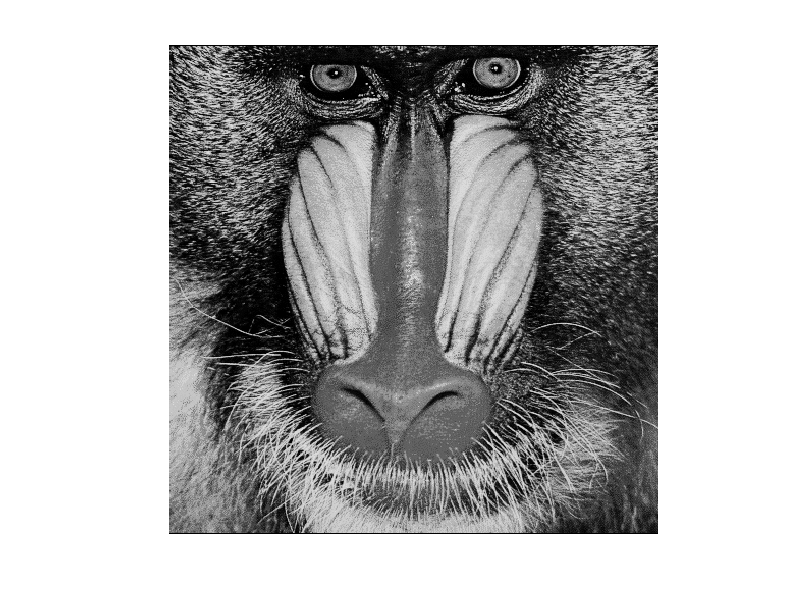
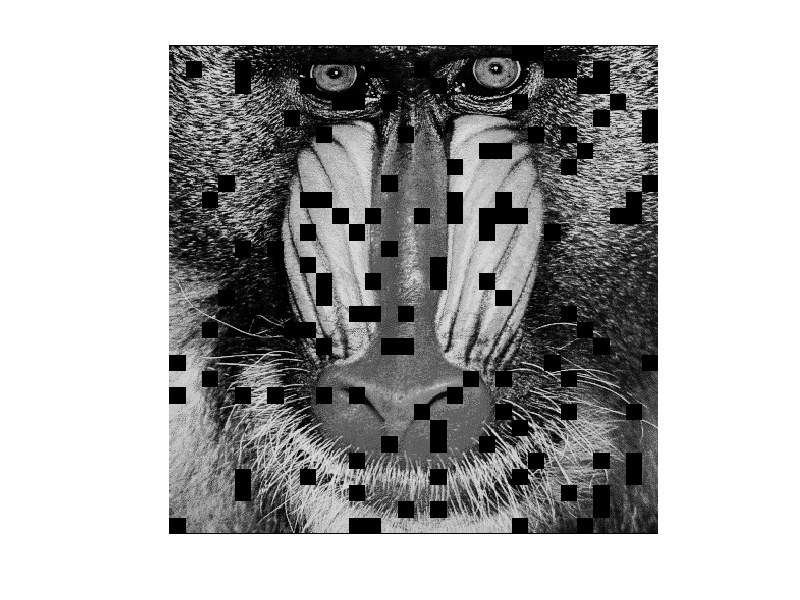
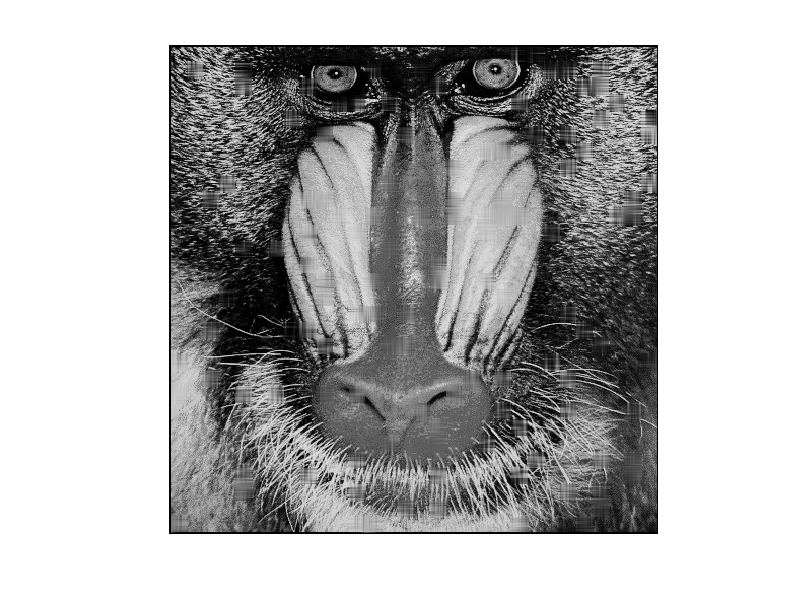

Write the MATLAB code that produced these figures, in order.
load('mandrills.mat');
figure(1)
imshow(mandrill)
figure(2)
imshow(mandrill_damaged);
mandrill_damaged=double(mandrill_damaged);
mbsize=16;
[w,h]=size(mandrill_damaged);

A=w/16;
B=h/16;

pad_mandrill=padarray(mandrill_damaged,[1,1],0,'both');
%imshow(pad_mandrill);
pad_orgmandrill=padarray(mandrill,[1,1],0,'both');
for j=1:A
    for i=1:B
        if sum(sum(pad_mandrill([mbsize*(j-1)+2:mbsize*j+1],[mbsize*(i-1)+2:mbsize*i+1])))==0
            
            mbl=pad_mandrill(mbsize*(j-1)+2:mbsize*j+1,mbsize*(i-1)+1);
            mbr=pad_mandrill(mbsize*(j-1)+2:mbsize*j+1,mbsize*i+2);
            
            mbt=pad_mandrill(mbsize*(j-1)+1,mbsize*(i-1)+2:mbsize*i+1);
            mbb=pad_mandrill(mbsize*(j)+2,mbsize*(i-1)+2:mbsize*i+1);
            
            for m=1:mbsize
                for n=1:mbsize
                    dl=n;dt=m;dr=mbsize-n+1;db=mbsize-m+1;
                    if sum(mbl)==0
                        dr=0;
                    end
                    if sum(mbr)==0
                        dl=0;
                    end
                    if sum(mbt)==0
                        db=0;
                    end
                    if sum(mbb)==0
                        dt=0;
                    end
                    pad_mandrill(mbsize*(j-1)+1+m,mbsize*(i-1)+1+n)=(dr*mbl(m,1)+dl*mbr(m,1)+db*mbt(1,n)+dt*mbb(1,n))/(dl+dt+dr+db);
                    
                end
            end
            
        end
    end
end
pad_mandrill=uint8(pad_mandrill);
figure; imshow(pad_mandrill);
psnr(pad_mandrill,pad_orgmandrill);
